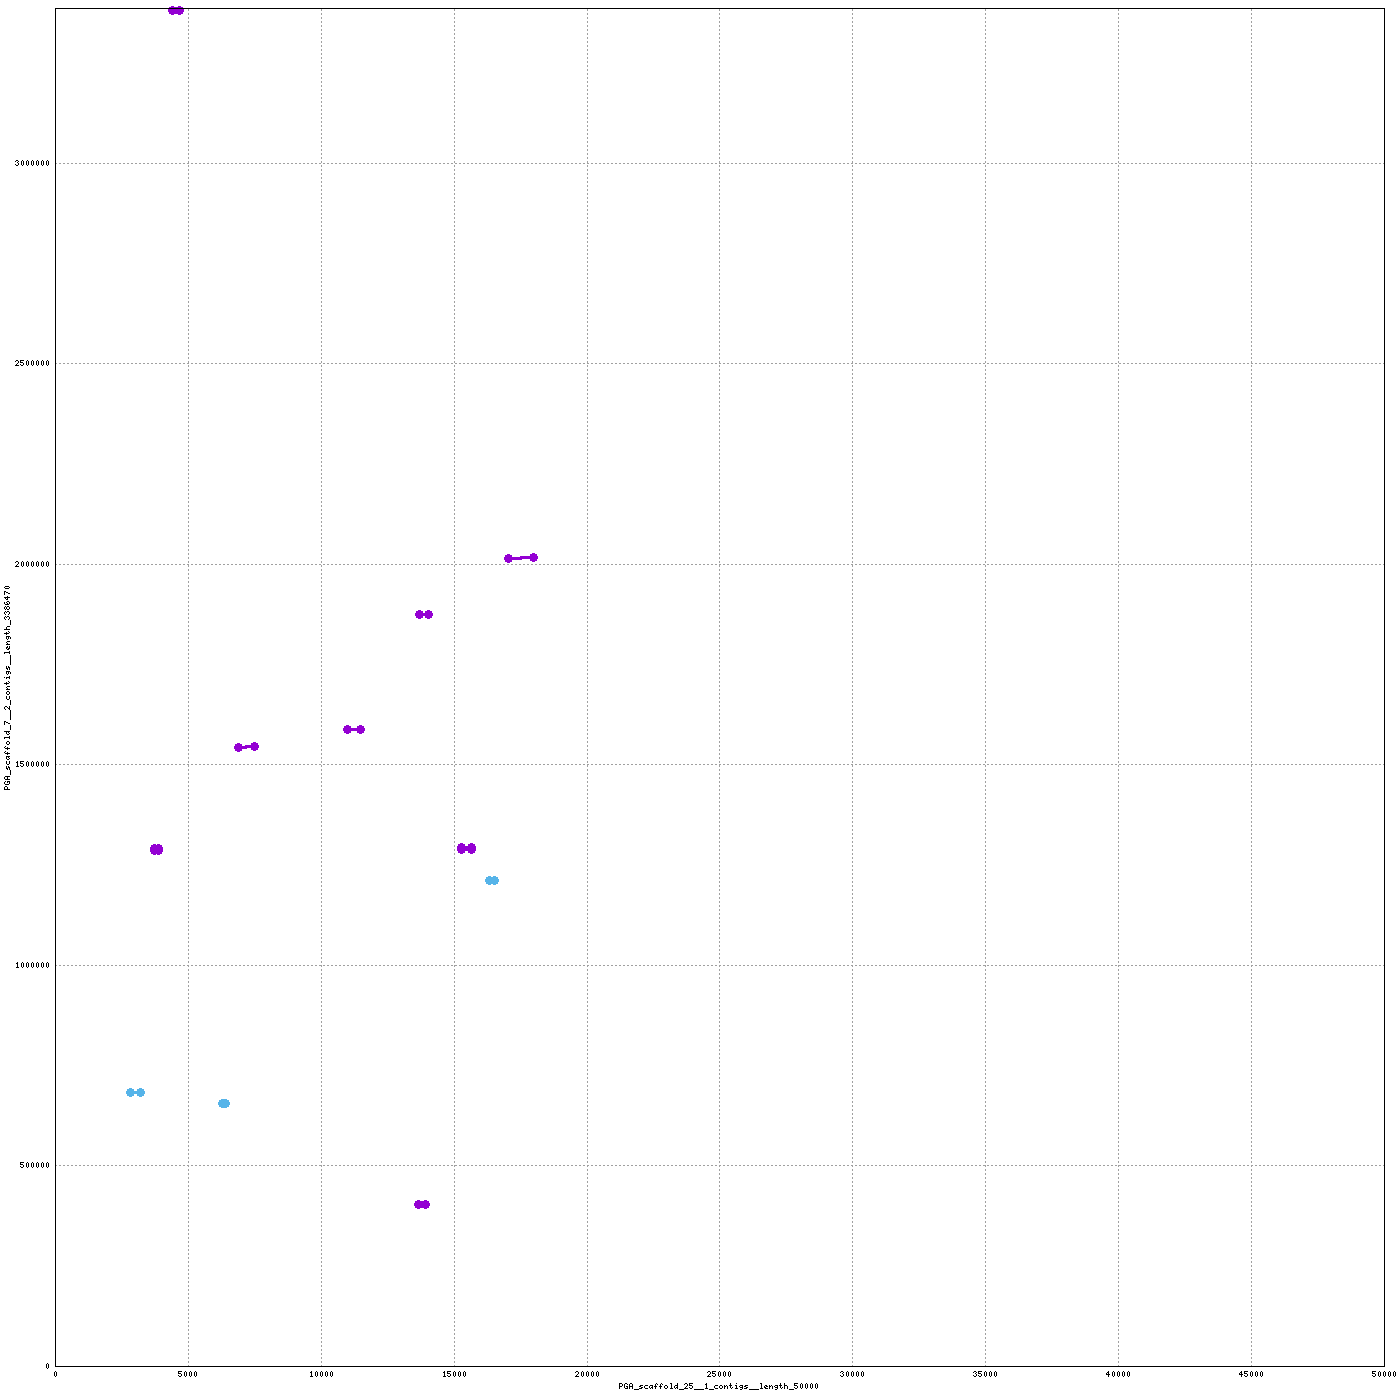

This chart was generated by the following gnuplot code:
set terminal png tiny size 1400,1400
set output "/home/mike/Desktop/scripts/snakes/plot_pairs/hiCversion1.linear/nucmer/nucmer.49.png"
set size 1,1
set grid
unset key
set border 15
set tics scale 0
set xlabel "PGA_scaffold_25__1_contigs__length_50000"
set ylabel "PGA_scaffold_7__2_contigs__length_3386470"
set format "%.0f"
set mouse format "%.0f"
set mouse mouseformat "[%.0f, %.0f]"
if(GPVAL_VERSION < 5) set mouse clipboardformat "[%.0f, %.0f]"
set xrange [1:50000]
set yrange [1:3386470]
set style line 1  lt 1 lw 3 pt 6 ps 1
set style line 2  lt 3 lw 3 pt 6 ps 1
set style line 3  lt 2 lw 3 pt 6 ps 1
plot \
 "/home/mike/Desktop/scripts/snakes/plot_pairs/hiCversion1.linear/nucmer/nucmer.49.fplot" title "FWD" w lp ls 1, \
 "/home/mike/Desktop/scripts/snakes/plot_pairs/hiCversion1.linear/nucmer/nucmer.49.rplot" title "REV" w lp ls 2
